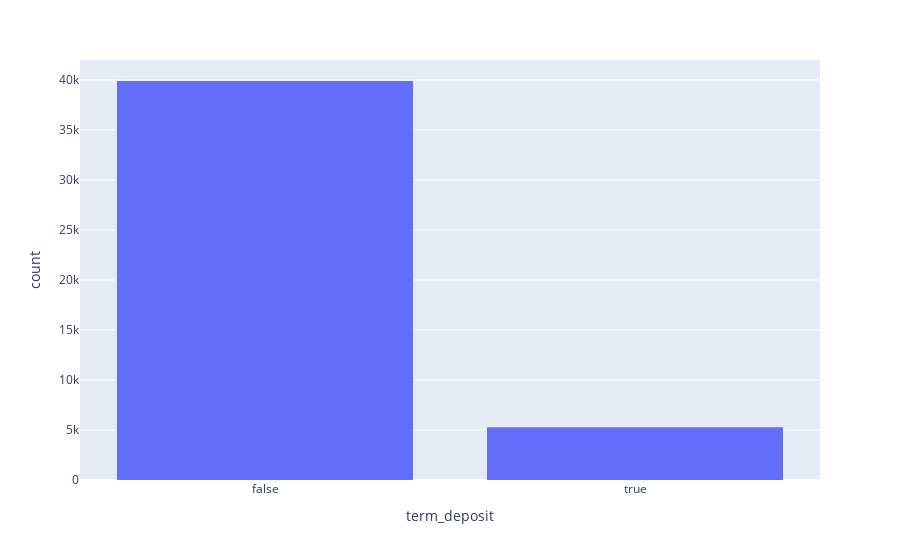

The notebook cell this image was saved under:
### Markdown cell above
# Explore the distribution of the target variable

- You need to plot the distribution of the target column (term_deposit) and explain what is the problem of the distribution.

### Code cell
fig = px.histogram(df,x='term_deposit')
fig.show()

### Figure 1 — Plotly figure (JSON) as saved in the notebook; plotly's stock layout.template omitted (floating-point values rounded to 4 significant figures; data arrays with more than 128 entries replaced by an {"elided": "..."} marker saying what was removed)
{"data": [{"alignmentgroup": "True", "bingroup": "x", "hovertemplate": "term_deposit=%{x}<br>count=%{y}<extra></extra>", "legendgroup": "", "marker": {"color": "#636efa", "pattern": {"shape": ""}}, "name": "", "offsetgroup": "", "orientation": "v", "showlegend": false, "type": "histogram", "x": {"elided": "45179 bool values"}, "xaxis": "x", "yaxis": "y"}], "layout": {"autosize": true, "barmode": "relative", "legend": {"tracegroupgap": 0}, "margin": {"t": 60}, "xaxis": {"anchor": "y", "autorange": true, "domain": [0, 1], "range": [-0.5, 1.5], "title": {"text": "term_deposit"}, "type": "category"}, "yaxis": {"anchor": "x", "autorange": true, "domain": [0, 1], "range": [0, 41990.0], "title": {"text": "count"}}}}
